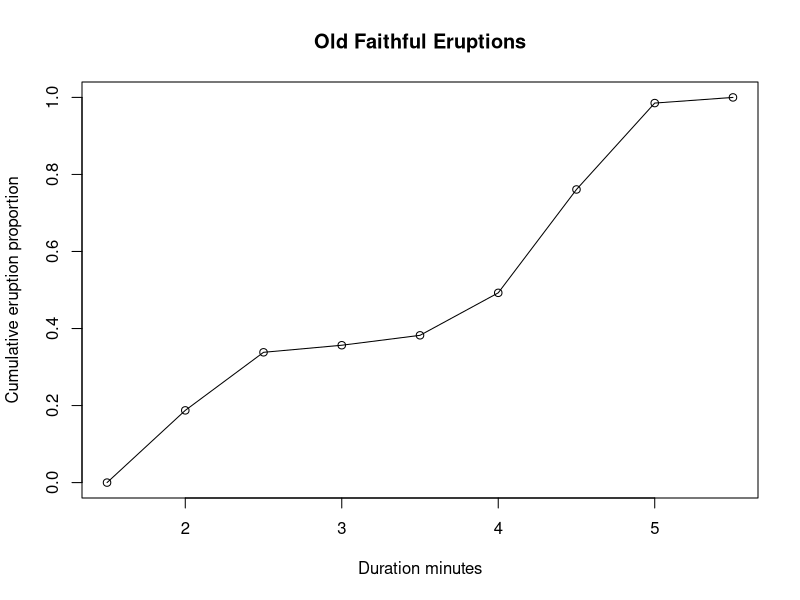
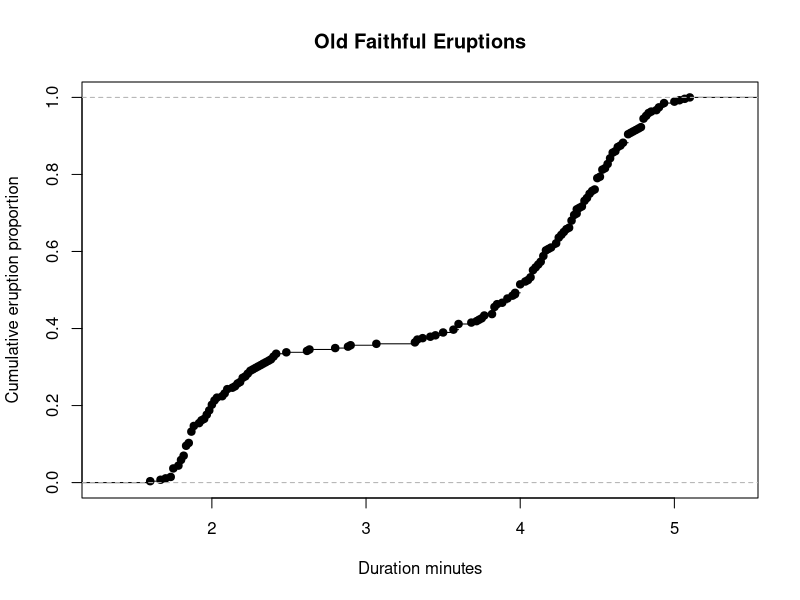

These charts were generated, in order, by the following R code:
#FD3





# cum relative Freq Graph
duration = faithful$eruptions 
breaks = seq(1.5, 5.5, by=0.5) 
duration.cut = cut(duration, breaks, right=FALSE) #closed on left
duration.freq = table(duration.cut) 
duration.cumfreq = cumsum(duration.freq) 
duration.cumfreq
duration.cumrelfreq = duration.cumfreq / nrow(faithful)

cumrelfreq0 = c(0, duration.cumrelfreq) 
cumrelfreq0
plot(breaks, cumrelfreq0, 
   main="Old Faithful Eruptions",  # main title 
   xlab="Duration minutes", 
   ylab="Cumulative eruption proportion") 
lines(breaks, cumrelfreq0)        # join the points


#Eg3
Fn = ecdf(duration) 
?ecdf
plot(Fn, 
   main="Old Faithful Eruptions", 
   xlab="Duration minutes", 
   ylab="Cumulative eruption proportion")
